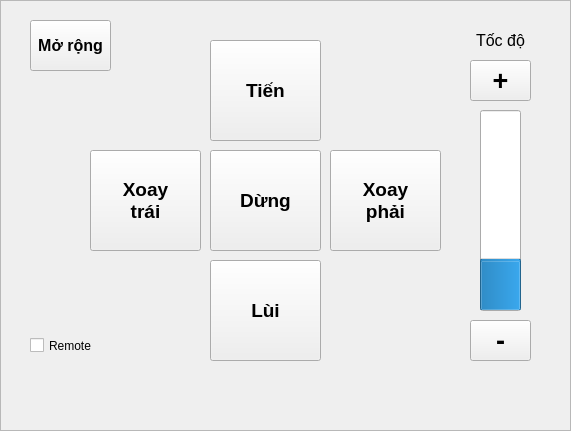
   <widget class="QFrame" name="fr_handMode_move">
    <property name="geometry">
     <rect>
      <x>450</x>
      <y>60</y>
      <width>571</width>
      <height>431</height>
     </rect>
    </property>
    <property name="autoFillBackground">
     <bool>true</bool>
    </property>
    <property name="frameShape">
     <enum>QFrame::StyledPanel</enum>
    </property>
    <property name="frameShadow">
     <enum>QFrame::Raised</enum>
    </property>
    <widget class="QPushButton" name="bt_forwards">
     <property name="geometry">
      <rect>
       <x>210</x>
       <y>40</y>
       <width>111</width>
       <height>101</height>
      </rect>
     </property>
     <property name="font">
      <font>
       <pointsize>14</pointsize>
       <weight>75</weight>
       <bold>true</bold>
      </font>
     </property>
     <property name="text">
      <string>Tiến</string>
     </property>
    </widget>
    <widget class="QPushButton" name="bt_rotation_left">
     <property name="geometry">
      <rect>
       <x>90</x>
       <y>150</y>
       <width>111</width>
       <height>101</height>
      </rect>
     </property>
     <property name="font">
      <font>
       <pointsize>14</pointsize>
       <weight>75</weight>
       <bold>true</bold>
      </font>
     </property>
     <property name="text">
      <string>Xoay 
trái</string>
     </property>
    </widget>
    <widget class="QPushButton" name="bt_stop">
     <property name="geometry">
      <rect>
       <x>210</x>
       <y>150</y>
       <width>111</width>
       <height>101</height>
      </rect>
     </property>
     <property name="font">
      <font>
       <pointsize>14</pointsize>
       <weight>75</weight>
       <bold>true</bold>
      </font>
     </property>
     <property name="text">
      <string>Dừng</string>
     </property>
    </widget>
    <widget class="QPushButton" name="bt_rotation_right">
     <property name="geometry">
      <rect>
       <x>330</x>
       <y>150</y>
       <width>111</width>
       <height>101</height>
      </rect>
     </property>
     <property name="font">
      <font>
       <pointsize>14</pointsize>
       <weight>75</weight>
       <bold>true</bold>
      </font>
     </property>
     <property name="text">
      <string>Xoay 
phải</string>
     </property>
    </widget>
    <widget class="QPushButton" name="bt_backwards">
     <property name="geometry">
      <rect>
       <x>210</x>
       <y>260</y>
       <width>111</width>
       <height>101</height>
      </rect>
     </property>
     <property name="font">
      <font>
       <pointsize>14</pointsize>
       <weight>75</weight>
       <bold>true</bold>
      </font>
     </property>
     <property name="text">
      <string>Lùi</string>
     </property>
    </widget>
    <widget class="QPushButton" name="bt_reduceSpeed">
     <property name="geometry">
      <rect>
       <x>470</x>
       <y>320</y>
       <width>61</width>
       <height>41</height>
      </rect>
     </property>
     <property name="font">
      <font>
       <family>Ubuntu</family>
       <pointsize>20</pointsize>
       <weight>75</weight>
       <bold>true</bold>
      </font>
     </property>
     <property name="focusPolicy">
      <enum>Qt::ClickFocus</enum>
     </property>
     <property name="autoFillBackground">
      <bool>true</bool>
     </property>
     <property name="text">
      <string>-</string>
     </property>
    </widget>
    <widget class="QPushButton" name="bt_upSpeed">
     <property name="geometry">
      <rect>
       <x>470</x>
       <y>60</y>
       <width>61</width>
       <height>41</height>
      </rect>
     </property>
     <property name="font">
      <font>
       <family>Ubuntu</family>
       <pointsize>20</pointsize>
       <weight>75</weight>
       <bold>true</bold>
      </font>
     </property>
     <property name="focusPolicy">
      <enum>Qt::ClickFocus</enum>
     </property>
     <property name="autoFillBackground">
      <bool>true</bool>
     </property>
     <property name="text">
      <string>+</string>
     </property>
    </widget>
    <widget class="QProgressBar" name="pb_speed">
     <property name="enabled">
      <bool>true</bool>
     </property>
     <property name="geometry">
      <rect>
       <x>480</x>
       <y>110</y>
       <width>41</width>
       <height>201</height>
      </rect>
     </property>
     <property name="sizePolicy">
      <sizepolicy hsizetype="Expanding" vsizetype="Fixed">
       <horstretch>0</horstretch>
       <verstretch>0</verstretch>
      </sizepolicy>
     </property>
     <property name="layoutDirection">
      <enum>Qt::LeftToRight</enum>
     </property>
     <property name="value">
      <number>24</number>
     </property>
     <property name="alignment">
      <set>Qt::AlignCenter</set>
     </property>
     <property name="textVisible">
      <bool>true</bool>
     </property>
     <property name="orientation">
      <enum>Qt::Vertical</enum>
     </property>
     <property name="invertedAppearance">
      <bool>false</bool>
     </property>
     <property name="textDirection">
      <enum>QProgressBar::TopToBottom</enum>
     </property>
    </widget>
    <widget class="QCheckBox" name="ck_remote">
     <property name="geometry">
      <rect>
       <x>30</x>
       <y>320</y>
       <width>91</width>
       <height>51</height>
      </rect>
     </property>
     <property name="sizePolicy">
      <sizepolicy hsizetype="Minimum" vsizetype="Minimum">
       <horstretch>0</horstretch>
       <verstretch>0</verstretch>
      </sizepolicy>
     </property>
     <property name="baseSize">
      <size>
       <width>0</width>
       <height>0</height>
      </size>
     </property>
     <property name="cursor">
      <cursorShape>ArrowCursor</cursorShape>
     </property>
     <property name="text">
      <string>Remote</string>
     </property>
     <property name="iconSize">
      <size>
       <width>16</width>
       <height>16</height>
      </size>
     </property>
     <property name="checkable">
      <bool>true</bool>
     </property>
     <property name="tristate">
      <bool>false</bool>
     </property>
    </widget>
    <widget class="QPushButton" name="bt_extendHandMode">
     <property name="geometry">
      <rect>
       <x>30</x>
       <y>20</y>
       <width>81</width>
       <height>51</height>
      </rect>
     </property>
     <property name="font">
      <font>
       <pointsize>12</pointsize>
       <weight>75</weight>
       <bold>true</bold>
      </font>
     </property>
     <property name="text">
      <string>Mở rộng</string>
     </property>
    </widget>
    <widget class="QLabel" name="lb_speed">
     <property name="geometry">
      <rect>
       <x>460</x>
       <y>20</y>
       <width>81</width>
       <height>41</height>
      </rect>
     </property>
     <property name="font">
      <font>
       <pointsize>12</pointsize>
       <weight>50</weight>
       <bold>false</bold>
      </font>
     </property>
     <property name="autoFillBackground">
      <bool>false</bool>
     </property>
     <property name="frameShape">
      <enum>QFrame::NoFrame</enum>
     </property>
     <property name="lineWidth">
      <number>1</number>
     </property>
     <property name="midLineWidth">
      <number>0</number>
     </property>
     <property name="text">
      <string>Tốc độ</string>
     </property>
     <property name="scaledContents">
      <bool>false</bool>
     </property>
     <property name="alignment">
      <set>Qt::AlignCenter</set>
     </property>
     <property name="wordWrap">
      <bool>false</bool>
     </property>
     <property name="openExternalLinks">
      <bool>false</bool>
     </property>
    </widget>
   </widget>
